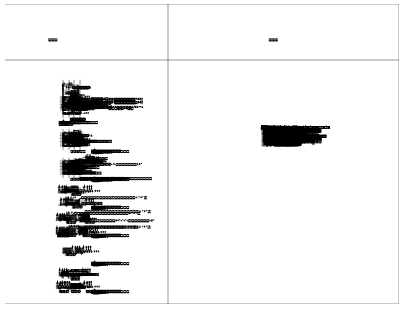
#> input picture data/p106_yolo_dataset/clean/images/03-ZY项目1#数据中心机房幕墙图20210412.png, 404 x 309 px
$ python -i ocr_text.py   (imports and definitions only)
#> lines starting #> are read from the running program, lines starting #| are printed output that depends on the picture; after the words box and inside, x2 and y2 are one past the last pixel; in counts of white or black regions, pixels touching at a corner belong together
"""T-C7 OCR 解阻塞：扫描件/栅格图文字识别。

设计要点：
- 引擎为 tesseract + chi_sim（Apache-2.0，无 AGPL 约束，可在主进程内调用）
- 预处理：灰度 → Otsu 二值化 → 等效 DPI 不足 200 时升采样
- 输出带位置与置信度的 OcrToken，供后续回填图纸审查管道
- 引擎缺失时所有入口优雅降级（返回空 / available=False），不抛异常

环境变量：
- BAA_TESSERACT_CMD：tesseract 可执行文件路径（缺省自动探测）
- TESSDATA_PREFIX：tessdata 目录（缺省自动探测仓库内 tessdata/）
"""

from __future__ import annotations

import logging
import os
import shutil
import subprocess
import sys
from dataclasses import dataclass, field
from difflib import SequenceMatcher
from pathlib import Path
from typing import Iterable, List, Optional, Sequence, Tuple

logger = logging.getLogger(__name__)

_PROJECT_ROOT = Path(__file__).resolve().parents[2]
_MIN_DPI = 200  # 验收基线：≥200DPI


@dataclass
class OcrToken:
    """单个 OCR 识别结果。"""

    text: str
    bbox: Tuple[float, float, float, float]  # x0, y0, x1, y1（像素）
    confidence: float  # 0~100（tesseract 原生口径）
    line_id: int = 0  # 同一文本行的分组标识（block*10000 + par*100 + line）


# [53 lines left out: functions find_tesseract, find_tessdata, tesseract_available, ocr_available_reason, not called in this run]


def _to_grayscale_array(img):
    """PIL Image → 灰度 numpy 数组。"""
    import numpy as np

    return np.asarray(img.convert("L"))


def _otsu_threshold(gray) -> int:
    """Otsu 法求二值化阈值（避免引入 cv2 依赖）。"""
    import numpy as np

    hist, _ = np.histogram(gray, bins=256, range=(0, 256))
    total = gray.size
    sum_total = float(np.dot(np.arange(256), hist))
    sum_b = 0.0
    w_b = 0.0
    best_var = -1.0
    best_t = 127
    for t in range(256):
        w_b += hist[t]
        if w_b == 0:
            continue
        w_f = total - w_b
        if w_f == 0:
            break
        sum_b += t * hist[t]
        m_b = sum_b / w_b
        m_f = (sum_total - sum_b) / w_f
        var_between = w_b * w_f * (m_b - m_f) ** 2
        if var_between > best_var:
            best_var = var_between
            best_t = t
    return best_t


def preprocess(img, source_dpi: Optional[float] = None, min_dpi: int = _MIN_DPI):
    """灰度 + Otsu 二值化 + 等效 DPI 不足时升采样。

    source_dpi 为图像原始等效 DPI；缺省按 96 DPI 估算（屏幕截图/普通渲染件）。
    """
    from PIL import Image

    dpi = source_dpi or 96.0
    if dpi < min_dpi:
        factor = min_dpi / dpi
        new_size = (max(1, round(img.width * factor)), max(1, round(img.height * factor)))
        img = img.resize(new_size, Image.LANCZOS)
        logger.debug("[T-C7] 升采样 %sx%s（%.0f→%d DPI）", *new_size, dpi, min_dpi)

    gray = _to_grayscale_array(img)
    threshold = _otsu_threshold(gray)
    import numpy as np

    binary = np.where(gray > threshold, 255, 0).astype(np.uint8)
    return Image.fromarray(binary, mode="L")


# [94 lines left out: functions _run_tesseract_data, ocr_image, ocr_file, not called in this run]


# ── 识别率评估（验收口径）────────────────────────────────


def _normalize(text: str) -> str:
    """归一化：去空白与常用全角冒号差异，便于模糊匹配。"""
    return "".join(text.split()).replace("：", ":")


def _similarity(a: str, b: str) -> float:
    return SequenceMatcher(None, _normalize(a), _normalize(b)).ratio()


# [64 lines left out: functions group_lines, _containment, recognition_rate, not called in this run]

>>> from PIL import Image
>>> picture = Image.open('../../data/p106_yolo_dataset/clean/images/03-ZY项目1#数据中心机房幕墙图20210412.png')
#> picture is the input picture: PIL image 404x309 RGBA; mean R, G, B, A 238.6, 238.6, 238.6, 255
>>> result = preprocess(picture)
#> in preprocess, `img = img.resize(new_size, Image.LANCZOS)`:
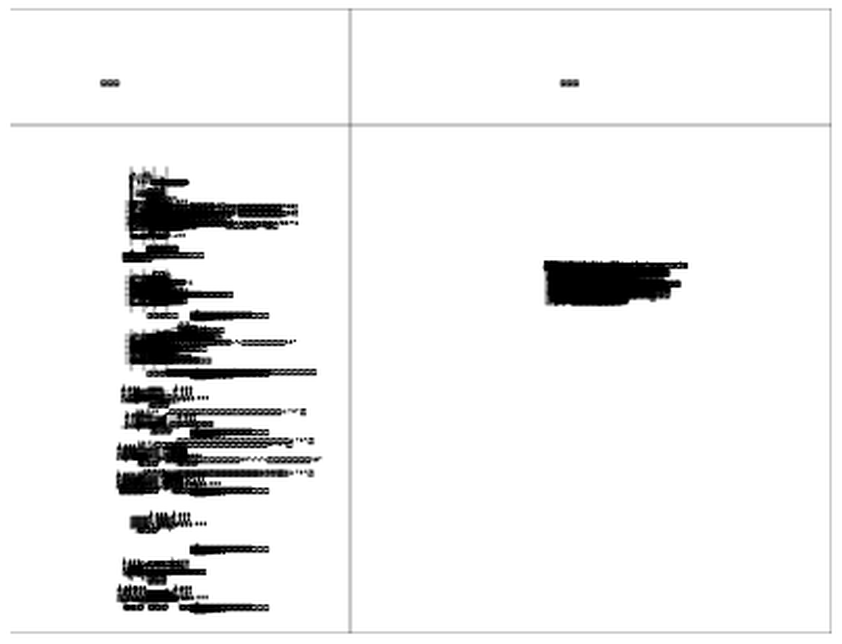
#> img: PIL image 842x644 RGBA; mean R, G, B, A 238.4, 238.4, 238.4, 255
#> in _otsu_threshold, `hist, _ = np.histogram(gray, bins=256, range=(0, 256))`: hist = 256 values, max 459635 at index 255, min 62 at index 117, mean 2118.2
#> in _otsu_threshold, `sum_total = float(np.dot(np.arange(256), hist))`: sum_total = 129272074
#> the loop in _otsu_threshold, `for t in range(256):` made 256 passes
#> (w_b, w_f, sum_b, m_b, m_f, best_var) on passes 1 to 12: (11148, 531100, 0, 0, 243.4, 3.51e+14), (12407, 529841, 1259, 0.101, 244, 3.91e+14), (13289, 528959, 3023, 0.227, 244.4, 4.19e+14), (13922, 528326, 4922, 0.354, 244.7, 4.39e+14), (14544, 527704, 7410, 0.509, 245, 4.59e+14), (15087, 527161, 10125, 0.671, 245.2, 4.76e+14), (15525, 526723, 12753, 0.821, 245.4, 4.89e+14), (16013, 526235, 16169, 1.01, 245.6, 5.04e+14), (16427, 525821, 19481, 1.19, 245.8, 5.17e+14), (16799, 525449, 22829, 1.36, 246, 5.28e+14), (17120, 525128, 26039, 1.52, 246.1, 5.38e+14), (17439, 524809, 29548, 1.69, 246.3, 5.47e+14)
#> (w_b, w_f, sum_b, m_b) on pass 100: (31162, 511086, 683207, 21.92)
#> in preprocess, `binary = np.where(gray > threshold, 255, 0).astype(np.uint8)`:
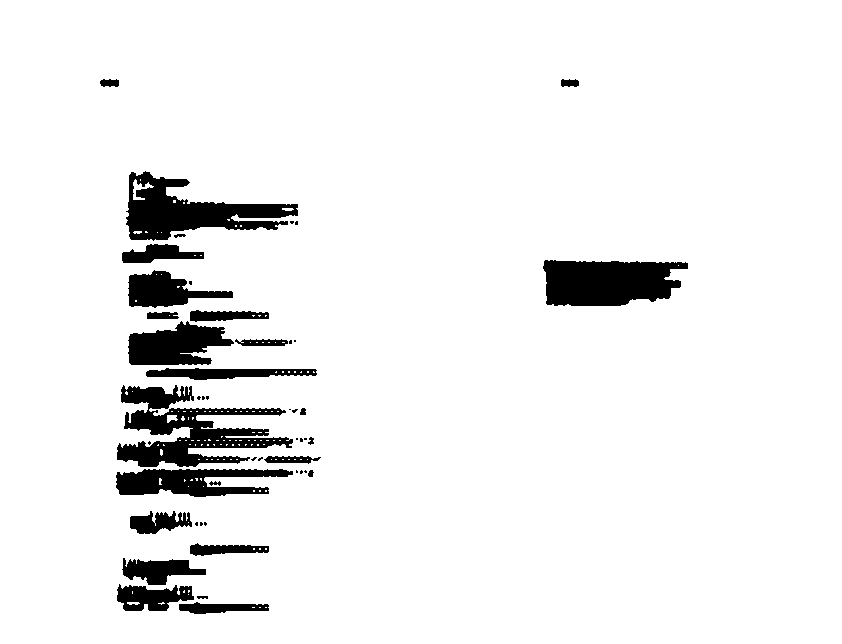
#> binary: shape (644, 842); 93.6% white; 47 black regions (22 under 20 px), largest, box (x1, y1, x2, y2) and area: (117, 385, 293, 467) 6430, (126, 171, 298, 241) 5484, (543, 260, 688, 306) 5406

$ run again, on data/p106_yolo_dataset/clean/images/04-动力配电平面图（去ATS）_t8.png
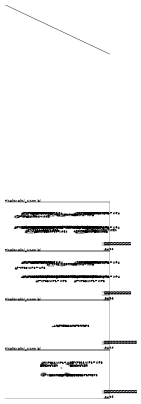
#> input picture data/p106_yolo_dataset/clean/images/04-动力配电平面图（去ATS）_t8.png, 141 x 404 px
#> picture is the input picture: PIL image 141x404 RGBA; mean R, G, B, A 243, 243, 243, 255
#> in preprocess, `img = img.resize(new_size, Image.LANCZOS)`:
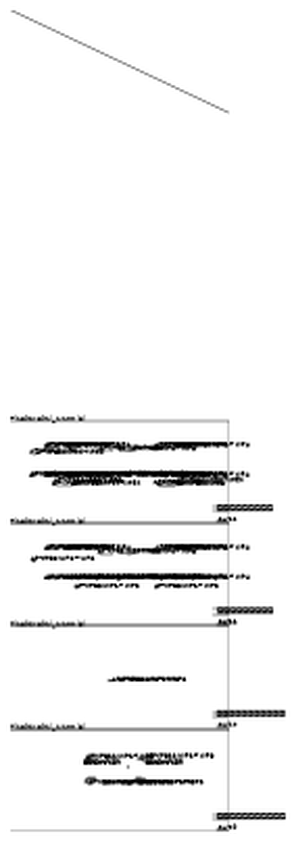
#> img: PIL image 294x842 RGBA; mean R, G, B, A 242.7, 242.7, 242.7, 255
#> hist = 256 values, max 210940 at index 255, min 45 at index 155, mean 967
#> sum_total = 60076149
#> the loop in _otsu_threshold, `for t in range(256):` made 256 passes
#> (w_b, w_f, sum_b, m_b, m_f, best_var) on passes 1 to 8: (1771, 245777, 0, 0, 244.4, 2.6e+13), (1870, 245678, 99, 0.0529, 244.5, 2.75e+13), (1969, 245579, 297, 0.151, 244.6, 2.89e+13), (2065, 245483, 585, 0.283, 244.7, 3.03e+13), (2158, 245390, 957, 0.443, 244.8, 3.16e+13), (2238, 245310, 1357, 0.606, 244.9, 3.28e+13), (2304, 245244, 1753, 0.761, 245, 3.37e+13), (2388, 245160, 2341, 0.98, 245, 3.49e+13)
#> in preprocess, `binary = np.where(gray > threshold, 255, 0).astype(np.uint8)`:
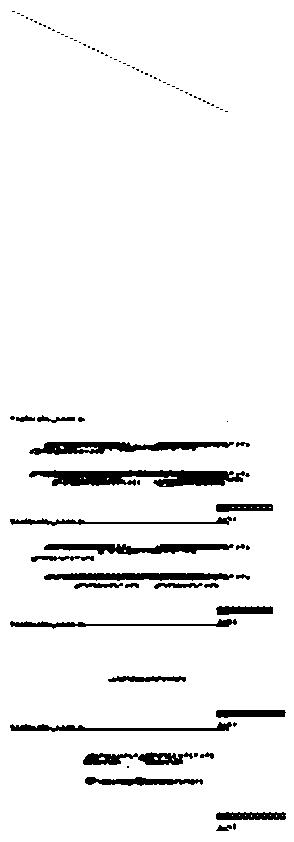
#> binary: shape (842, 294); 94.3% white; 85 black regions (58 under 20 px), largest, box (x1, y1, x2, y2) and area: (29, 470, 250, 487) 2501, (29, 442, 234, 455) 1566, (44, 544, 234, 555) 1284

$ run again, on data/p106_yolo_dataset/clean/images/04-电气配电平面图（母线及桥架）.png
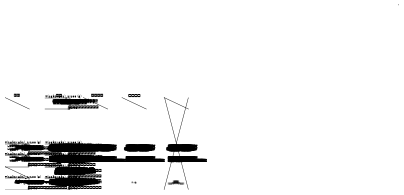
#> input picture data/p106_yolo_dataset/clean/images/04-电气配电平面图（母线及桥架）.png, 404 x 195 px
#> picture is the input picture: PIL image 404x195 RGBA; mean R, G, B, A 240.3, 240.3, 240.3, 255
#> in preprocess, `img = img.resize(new_size, Image.LANCZOS)`:
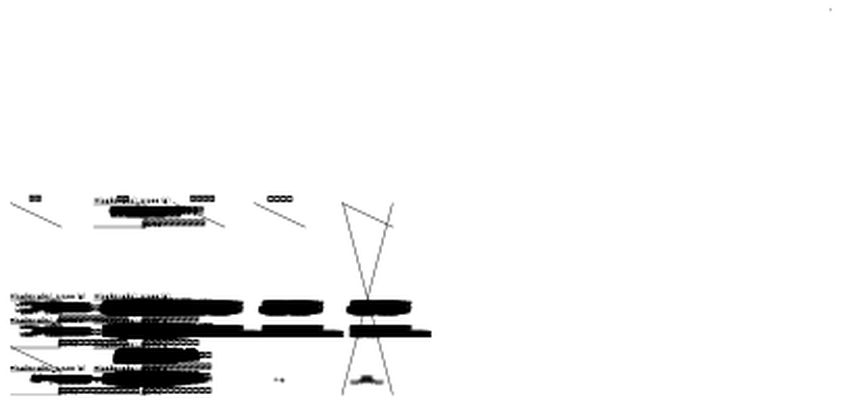
#> img: PIL image 842x406 RGBA; mean R, G, B, A 240.2, 240.2, 240.2, 255
#> hist = 256 values, max 307171 at index 255, min 40 at index 127, mean 1335.4
#> sum_total = 82115026
#> the loop in _otsu_threshold, `for t in range(256):` made 256 passes
#> (w_b, w_f, sum_b, m_b, m_f, best_var) on passes 1 to 8: (7899, 333953, 0, 0, 245.9, 1.59e+14), (8855, 332997, 956, 0.108, 246.6, 1.79e+14), (9532, 332320, 2310, 0.242, 247.1, 1.93e+14), (9923, 331929, 3483, 0.351, 247.4, 2.01e+14), (10308, 331544, 5023, 0.487, 247.7, 2.09e+14), (10632, 331220, 6643, 0.625, 247.9, 2.15e+14), (10896, 330956, 8227, 0.755, 248.1, 2.21e+14), (11137, 330715, 9914, 0.89, 248.3, 2.25e+14)
#> in preprocess, `binary = np.where(gray > threshold, 255, 0).astype(np.uint8)`:
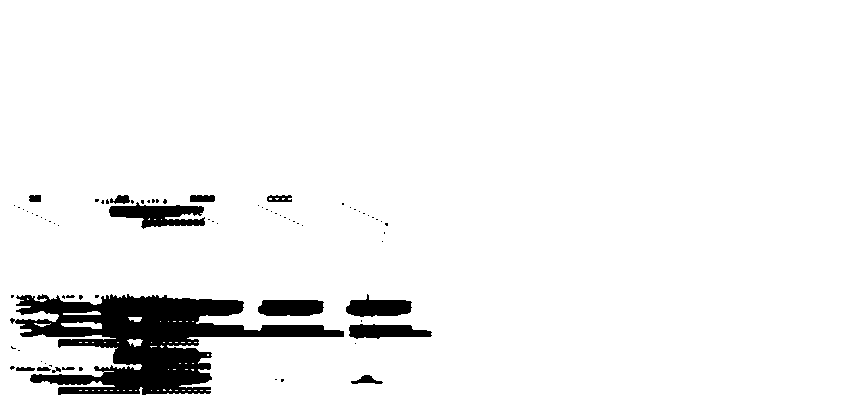
#> binary: shape (406, 842); 94.1% white; 76 black regions (61 under 20 px), largest, box (x1, y1, x2, y2) and area: (10, 294, 344, 395) 14776, (109, 202, 205, 229) 1479, (346, 294, 412, 317) 985

$ run again, on data/p106_yolo_dataset/clean/images/05-09 图纸.png
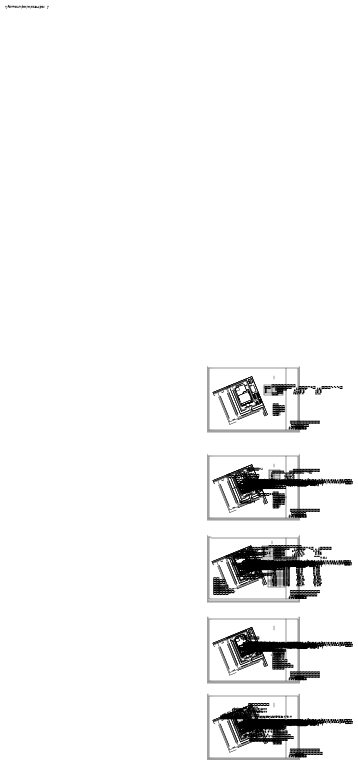
#> input picture data/p106_yolo_dataset/clean/images/05-09 图纸.png, 358 x 765 px
#> picture is the input picture: PIL image 358x765 RGBA; mean R, G, B, A 244.2, 244.2, 244.2, 255
#> hist = 256 values, max 1075412 at index 255, min 145 at index 182, mean 4645
#> sum_total = 290204954
#> the loop in _otsu_threshold, `for t in range(256):` made 256 passes
#> (w_b, w_f, sum_b, m_b, m_f, best_var) on passes 1 to 8: (10091, 1179033, 0, 0, 246.1, 7.21e+14), (11574, 1177550, 1483, 0.128, 246.4, 8.27e+14), (12461, 1176663, 3257, 0.261, 246.6, 8.9e+14), (13240, 1175884, 5594, 0.423, 246.8, 9.45e+14), (13954, 1175170, 8450, 0.606, 246.9, 9.95e+14), (14601, 1174523, 11685, 0.8, 247.1, 1.04e+15), (15114, 1174010, 14763, 0.977, 247.2, 1.08e+15), (15563, 1173561, 17906, 1.15, 247.3, 1.11e+15)
#> in preprocess, `binary = np.where(gray > threshold, 255, 0).astype(np.uint8)`:
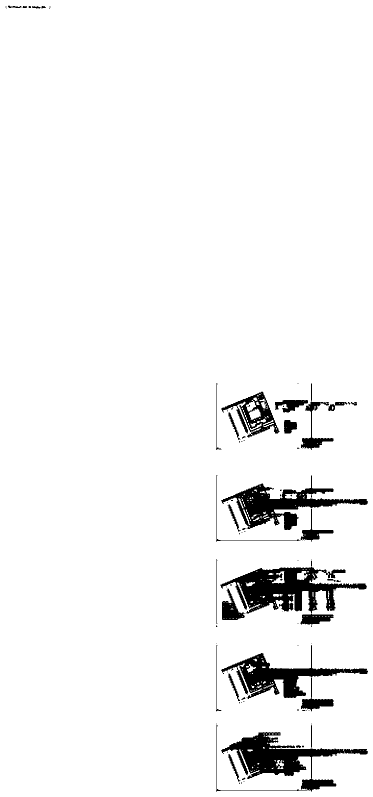
#> binary: shape (1594, 746) (shown at 1/2 size); 95.4% white; 94 black regions (58 under 20 px), largest, box (x1, y1, x2, y2) and area: (441, 1134, 734, 1227) 12203, (442, 1464, 736, 1583) 10795, (442, 950, 736, 1060) 9380
